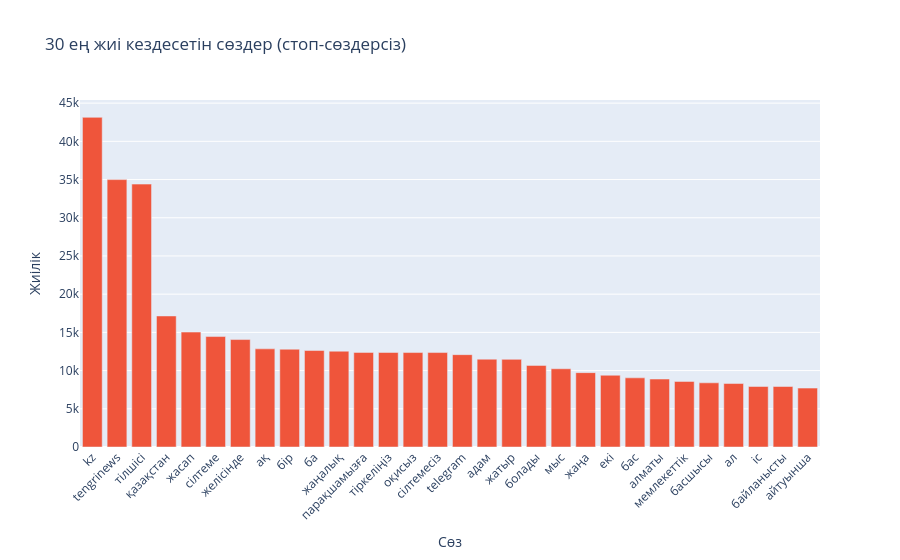

The notebook cell saved with this chart:
### Code cell
# ══════════════════════════════════════════════════════════════
# 4. Top-30 words overall
# ══════════════════════════════════════════════════════════════
section("4. Top-30 words overall")
all_tokens = []
for text in LABELED["text"].dropna():
    all_tokens.extend(tokenise(text))



counter = collections.Counter(all_tokens)
top30 = counter.most_common(30)
words, freqs = zip(*top30)

lines.append("=== Top 30 words overall ===")
for w, f in top30:
    lines.append(f"  {w}: {f:,}")
lines.append("")

# Create a DataFrame for plotly
df_top_words = pd.DataFrame({"word": words, "frequency": freqs})

fig = px.bar(
    df_top_words,
    x="word",
    y="frequency",
    title="30 ең жиі кездесетін сөздер (стоп-сөздерсіз)",
    labels={
        "word": "Сөз",
        "frequency": "Жиілік"
    },
    color_discrete_sequence=[PALETTE[1]])
fig.update_layout(xaxis_tickangle=-45) # Rotate x-axis labels
save_fig("eda_04_top30_words.html", fig)

### Figure 1 — Plotly figure (JSON) as saved in the notebook; plotly's stock layout.template omitted (floating-point values rounded to 4 significant figures)
{"data": [{"hovertemplate": "Сөз=%{x}<br>Жиілік=%{y}<extra></extra>", "legendgroup": "", "marker": {"color": "#EF553B", "pattern": {"shape": ""}}, "name": "", "orientation": "v", "showlegend": false, "textposition": "auto", "type": "bar", "x": ["kz", "tengrinews", "тілшісі", "қазақстан", "жасап", "сілтеме", "желісінде", "ақ", "бір", "ба", "жаңалық", "парақшамызға", "тіркеліңіз", "оқисыз", "сілтемесіз", "telegram", "адам", "жатыр", "болады", "мыс", "жаңа", "екі", "бас", "алматы", "мемлекеттік", "басшысы", "ал", "іс", "байланысты", "айтуынша"], "xaxis": "x", "y": [43140, 34991, 34402, 17149, 15038, 14454, 14061, 12842, 12795, 12626, 12537, 12376, 12370, 12362, 12360, 12085, 11493, 11468, 10675, 10238, 9733, 9390, 9050, 8894, 8581, 8399, 8307, 7919, 7916, 7707], "yaxis": "y"}], "layout": {"barmode": "relative", "legend": {"tracegroupgap": 0}, "title": {"text": "30 ең жиі кездесетін сөздер (стоп-сөздерсіз)"}, "xaxis": {"anchor": "y", "domain": [0, 1], "tickangle": -45, "title": {"text": "Сөз"}}, "yaxis": {"anchor": "x", "domain": [0, 1], "title": {"text": "Жиілік"}}}}
